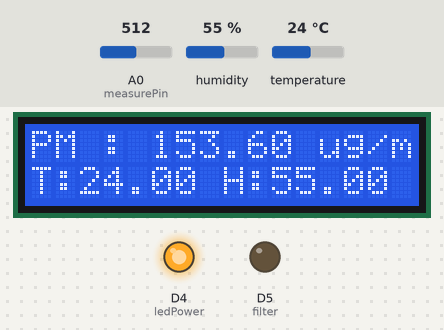
This sketch was run on a simulated ESP8266 (NodeMCU). Parts: 16×2 character LCD, output pins drawn as LEDs (lit = HIGH). The inputs (shaded band) are chosen by the test bench; at power-on: A0 (measurePin) = 512, humidity 55 %, temperature 24 °C. WiFi joins after 1.5 s; servers stay silent unless stated; what the sketch prints to the serial monitor is not drawn.

Above: at 3.0 s.
3.1 s: A0 (measurePin) set to 184
At 4.8 s:
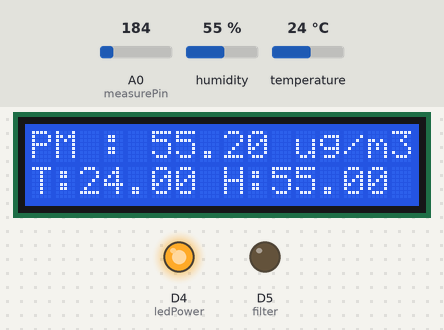
5.6 s: A0 (measurePin) set to 154
At 7.0 s:
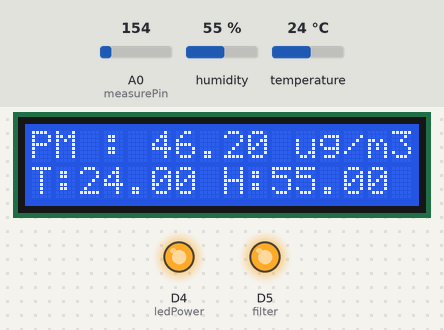
7.7 s: humidity set to 22 %
At 9.2 s:
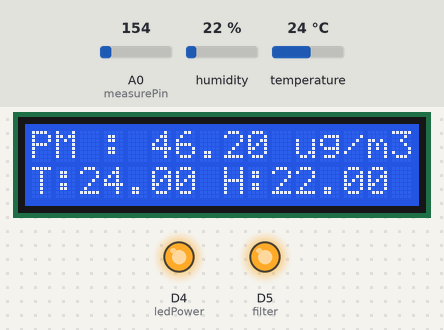
9.8 s: temperature set to 12 °C
At 11.5 s:
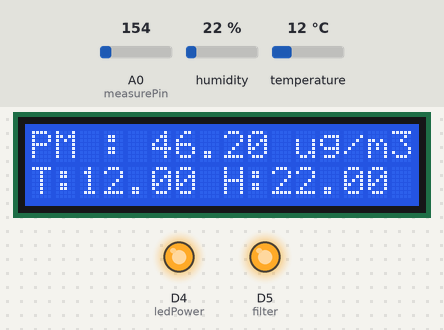
11.9 s: humidity set to 40 %
At 13.7 s:
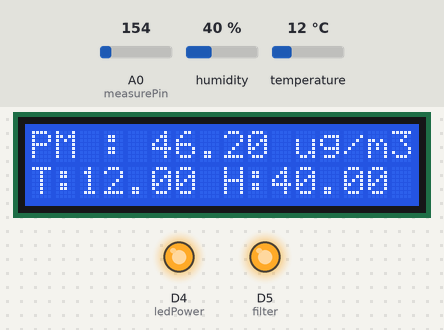
14.0 s: A0 (measurePin) set to 122
At 16.0 s:
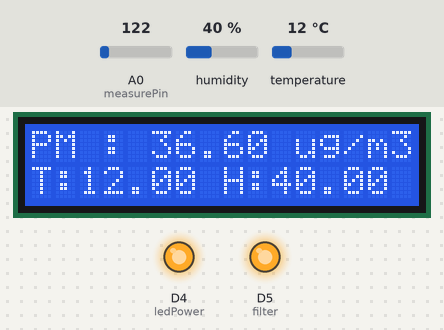
Timing chart, 0 to 17.2 s (numbered marks = the images above; inputs shaded):
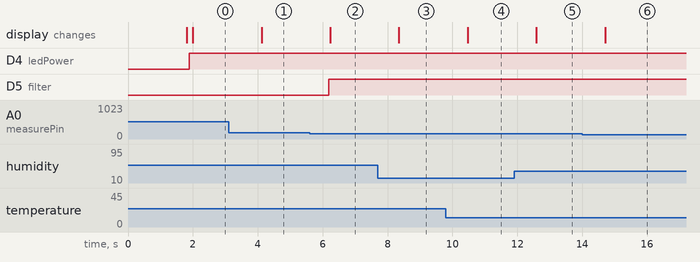

The sketch:

PM25_20210505.ino
```cpp
/********************************************************/
/*** ส่วนของการกำหนดค่าคงที่ที่ใช้ในโปรแกรม ***/
/*******************************************************/
#define BLYNK_PRINT Serial
  // กำหนดให้แสดงผลของ BLYNK ทาง Serial

#define filter D5
  // กำหนดให้ชื่อ filter แทน pin D5 เพื่อใช้เป็นขาเอาท์พุต ในการควบคุมการทำงานของ
  // เครื่องกำจัดฝุ่นละออง (จำลองโดยใช้มอเตอร์พัดลมดูดอากาศ)

#define DHTPIN D7
  // กำหนดให้ชื่อ DHTPIN แทน pin D7 เพื่อใช้เป็นขาอินพุตรับสัญญาณจากเซนเซอร์ DHT22
  // ในการตรวจวัดค่าอุณภูมิ

#define DHTTYPE DHT22
  // กำหนดให้ชื่อ DHTTYPE แทนค่า DHT22 เพื่อกำหนดชนิดของตัวเซนเซอร์ที่ใช้วัดค่าอุณหภูมิ

#define HOTSPOT    "/** Hotspot name **/"
  // กำหนดค่า hotspot (ชื่อ hotspot ที่ต้องการใช้งาน)

#define PASSWORD    "/** Hotspot Password **/"
  // กำหนดค่ารหัสผ่าน hotspot ที่ต้องการใช้งาน

#define LINE_TOKEN "/** LINE Token **/"
  // กำหนด Token สำหรับการใช้งาน Line Notify

/***************************************************************************************/
/*** กำหนดการผนวกเฮดเดอร์ไฟล์ (Header Files) เข้ามาใช้งานในโปรแกรม ***/
/**************************************************************************************/
#include "DHT.h"
  // ผนวกไฟล์กำหนดการใช้งานฟังก์ชั่นและค่าต่างๆ ที่เกี่ยวกับเซนเซอร์ DHT

#include <ESP8266WiFi.h>
  // ผนวกไฟล์กำหนดการใช้งานฟังก์ชั่นและค่าต่างๆ ที่เกี่ยวกับการใช้ WiFi ของ ESP8266

#include <BlynkSimpleEsp8266.h>
  // ผนวกไฟล์กำหนดการใช้งานฟังก์ชั่นและค่าต่างๆ ที่เกี่ยวกับการใช้ Blynk

#include <LiquidCrystal_I2C.h>
  // ผนวกไฟล์กำหนดการใช้งานฟังก์ชั่นและค่าต่างๆ ที่เกี่ยวกับการใช้งาน LCD แบบ I2C

#include <TridentTD_LineNotify.h>
  // ผนวกไฟล์กำหนดการใช้งานฟังก์ชันและค่าต่างๆ ที่เกี่ยวกับการใช้งาน Line Notify

/*************************************************************/
/*** กำหนดค่าเริ่มต้นและตัวแปรที่ใช้งานในโปรแกรม ***/
/************************************************************/
DHT dht(DHTPIN, DHTTYPE);
  // กำหนดค่าเริ่มต้นการใช้งาน LCD ตามที่ระบุค่าไว้

LiquidCrystal_I2C lcd(0x27, 16, 2);
  // กำหนดคุณลักษณะของ LCD เป็นแบบ 16 ตัวอักษร 2 บรรทัด

char AUTH[] = "/** Blynk Authentication code **/";
  // กำหนดรหัสที่ใช้สำหรับการเข้าใช้งานแอปพลิเคชัน Blynk

int measurePin = A0;
  // กำหนดให้ตัวแปร measurePin ใช้แทนขา A0 (Analog Pin) เพื่อรับสัญญาณจากเซนเซอร์
  // sharp GP2Y1014AU0F ในการตรวจวัดค่าฝุ่นละออง

int ledPower = D4;    //Pin LED
  // กำหนดให้ตัวแปร ledPower ใช้แทนขา D4 (Digital Output Pin) เพื่อส่งสัญญาณไปยังเซนเซอร์
  // sharp GP2Y1014AU0F ในการจ่ายพลังงานให้กับ LED เพื่อตรวจวัดค่าฝุ่นละออง

int samplingTime = 280;
  // กำหนดค่าจังหวะเวลาในการตรวจวัดค่าฝุ่นละอองของเซนเซอร์ sharp GP2Y1014AU0F

int deltaTime = 40;
  // กำหนดค่าระยะเวลาในการทำงานตรวจวัดค่าฝุ่นละอองของเซนเซอร์ sharp GP2Y1014AU0F

int sleepTime = 9680;
  // กำหนดค่าช่วงเวลาพักหรือหยุดทำงานในการตรวจวัดค่าฝุ่นละอองของเซนเซอร์
  // sharp GP2Y1014AU0F

double voMeasured = 0.0;
  // กำหนดตัวแปร voMeasured เพื่อใช้เก็บค่าแรงดันไฟฟ้าที่อ่านได้จากการตรวจวัดค่าฝุ่นละออง
  // ของเซนเซอร์ sharp GP2Y1014AU0F

double calcVoltage = 0.0;
  // กำหนดตัวแปร calcVoltage เพื่อใช้เก็บค่าผลลัพธ์ที่ได้การประมวลผลค่าแรงดัน voMeasured

double pm = 0.0;
  // กำหนดตัวแปร pm เพื่อใช้เก็บผลลัพธ์จากการคำนวณค่าฝุ่นละออง PM2.5

float t = 0.0;
  // กำหนดตัวแปร t เป็นชนิด float (ทศนิยม) เพื่อใช้เก็บค่าอุณหภูมิที่อ่านได้จากเซนเซอร์ DHT22

float h = 0.0;
  /* กำหนดตัวแปร h เป็นชนิด float (ทศนิยม) เพื่อใช้เก็บค่าความชื้นในอากาศที่อ่านได้จากเซนเซอร์ DHT22 */

WidgetLED fan(V1);
  // กำหนดให้ WidgetLED ที่กำหนดในโปรแกรม Blynk มีชื่อว่า fan และช่องติดต่อที่ V1

int count = 0;
  // กำหนดตัวแปร count สำหรับการนับจำนวนรอบเพื่อแจ้งเตือนบน Line Notify
/**************************************************************/
/*** ส่วนของค่าเริ่มต้นโปรแกรม หรือฟังก์ชั่น setup()  ***/
/*************************************************************/
void setup()
{
  Serial.begin(9600);
    // กำหนดความเร็วในการรับส่งข้อมูลของ Serial COM Port กับบอร์ด NodeMCU ESP8266

  Serial.println(LINE.getVersion());
    // แสดงค่าเวอร์ชันของ LINE

  Blynk.begin(AUTH, HOTSPOT, PASSWORD, "blynk.en-26.com", 9600);
    // กำหนดการเชื่อมต่อของบอร์ด NodeMCU ESP8266 กับเครือข่ายอินเตอร์เน็ตที่กำหนด

  pinMode(ledPower, OUTPUT);
    // กำหนดให้ ledPower หรือขา D4 ที่กำหนดไว้ก่อนหน้าเป็นขาเอาท์พุต

  pinMode(filter, OUTPUT);
    // กำหนดให้ filter หรือขา D5 ที่กำหนดไว้ก่อนหน้าเป็นขาเอาท์พุต

  dht.begin();
    // เริ่มต้นใช้งานเซนเซอร์ DHT22

  lcd.begin();
    // เริ่มต้นใช้งาน LCD 16x2 I2C

  lcd.backlight();
  // เปิดใช้งานไฟ backlight ที่ด้านหลังของตัว LCD

  LINE.setToken(LINE_TOKEN);
  // กำหนดค่า Token LINE ตามค่าตัวแปร LINE_TOKEN

  WiFi.begin(HOTSPOT, PASSWORD);
  Serial.printf("WiFi connecting to %s\n", HOTSPOT);

  while(WiFi.status() != WL_CONNECTED)
  {
    Serial.print("."); delay(400);
  }

  Serial.printf("\nWiFi connected\nIP : ");
  Serial.println(WiFi.localIP());
}

/********************************************************************************/
/*** ส่วนของคำสั่งควบคุมการทำงานของโปรแกรม หรือฟังก์ชั่น loop()  ***/
/********************************************************************************/
void loop()
{
  t = dht.readTemperature();
    // กำหนดตัวแปร t รับค่าอุณหภูมิ (C) จากเซนเซอร์ DHT22

  h = dht.readHumidity();
    // กำหนดตัวแปร h รับค่าความชื้นสัมพัทธ์ในอากาศ (%) จากเซนเซอร์ DHT22

  digitalWrite(ledPower, LOW);
    // กำหนดให้ LED ที่ตัวเซนเซอร์ sharp GP2Y1014AU0F ทำงาน เพื่อตรวจวัดค่าฝุ่นละออง

  delayMicroseconds(samplingTime);
    // กำหนดจังหวะช่วงเวลาของการตรวจวัดค่าฝุ่นละออง (Sampling Time)

  voMeasured = analogRead(measurePin);
    // กำหนดให้ค่าสัญญาณแรงดันที่อ่านได้จากเซนเซอร์ sharp GP2Y1014AU0F
    // ผ่านทางขา Pin A0 (Analog Pin) จัดเก็บไว้ที่ตัวแปร voMeasured

  delayMicroseconds(deltaTime);
    // กำหนดจังหวะช่วงเวลาของการทำงานของ LED ในการตรวจวัดค่าฝุ่นละออง (Delta Time)

  digitalWrite(ledPower, HIGH);
    // กำหนดให้ LED ที่ตัวเซนเซอร์ sharp GP2Y1014AU0F หยุดทำงานหรือดับ

  delayMicroseconds(sleepTime);
    // กำหนดช่วงเวลาพักของเซนเซอร์ sharp GP2Y1014AU0F (Sleeping Time)

  calcVoltage = voMeasured * (3.3 / 1024.0);
    // คำนวณค่าแรงดันที่อ่านได้จากเซนเซอร์ sharp GP2Y1014AU0F

  pm = 0.3 * voMeasured;
    // คำนวณค่าฝุ่นละอองที่อ่านได้จากเซนเซอร์ sharp GP2Y1014AU0F


/*********************************************************************************************/
/*** การควบคุมการทำงานเครื่องฟอกอากาศ (จำลองด้วยพัดลมดูดอากาศ 5 โวลต์) ***/
/********************************************************************************************/
  if (pm <= 50.99)
  {
    digitalWrite(filter, HIGH);
    fan.off();
    count = count+1;

    if (count == 15 && pm <= 25.99)
    {
      LINE.notify("\n Temp = " +String(t) +" °C \n Humid = " +String(h) + " %");
      LINE.notify("\n PM 2.5 = " +String(pm)+ " µg/m³\n คุณภาพอากาศดีมาก\n เครื่องฟอกอากาศ : OFF");
      count = 0;
    }

    else if (count == 15 && pm >= 26.00 && pm <=37.99)
    {
      LINE.notify("\n Temp = " +String(t) +" °C \n Humid = " +String(h) + " %");
      LINE.notify("\n PM 2.5 = " +String(pm)+ " µg/m³\n คุณภาพอากาศดี\n เครื่องฟอกอากาศ : OFF");
      count = 0;
    }

    else if (count == 15 && pm >= 38.00 && pm <=50.99)
    {
      LINE.notify("\n Temp = " +String(t) +" °C \n Humid = " +String(h) + " %");
      LINE.notify("\n PM 2.5 = " +String(pm)+ " µg/m³\n คุณภาพอากาศปานกลาง\n เครื่องฟอกอากาศ : OFF");
      count = 0;
    }
  }

  else
  {
    digitalWrite(filter, LOW);
    fan.on();
    count = count+1;

    if (count == 15 && pm >= 51.00 && pm <= 90.99)
    {
      LINE.notify("\n Temp = " +String(t) +" °C \n Humid = " +String(h) + " %");
      LINE.notify("\n PM 2.5 = " +String(pm)+ " µg/m³\n เริ่มมีผลกระทบต่อสุขภาพ\n เครื่องฟอกอากาศ : ON \n ควรเฝ้าระวังสุขภาพ และหลีกเลี่ยงการทำกิจกรรมกลางแจ้ง");
      count = 0;
    }

    else if (count == 15 && pm >= 91.00)
    {
      LINE.notify("\n Temp = " +String(t) +" °C \n Humid = " +String(h) + " %");
      LINE.notify("\n PM 2.5 = " +String(pm)+ " µg/m³\n มีผลกระทบต่อสุขภาพ\n เครื่องฟอกอากาศ : ON \n โปรดสวมหน้ากากป้องกัน PM 2.5 และงดกิจกรรมกลางแจ้ง");
      count = 0;
    }
  }

    /* หากค่าฝุ่นละออง (pm) มีค่าตั้งแต่ 51 µg/m³ ขึ้นไป กำหนดให้สถานะของ D5 หรือ filter เป็น LOW เพื่อให้พัดลมทำงาน และแสดงสถานะของ fan บน Dash Board ของโปรแกรม Blynk ทำงาน */
    /* แต่หากค่าฝุ่นละออง PM 2.5 มีค่าลดลงไม่ถึง 50 mg กำหนดให้สถานะของ D5 หรือ filter เป็น HIGH เพื่อให้พัดลมหยุดทำงาน และสถานะของ fan บน Dash Board ของโปรแกรม Blynk ไม่ทำงาน */
/*************************************************************/
/*** ส่วนของการแสดงผลบนหน้าต่าง Serial Monitor ***/
/************************************************************/
  Serial.print("Raw Signal Value (0-1023): ");
  Serial.print(voMeasured);
  Serial.print(" - Voltage: ");
  Serial.print(calcVoltage);
  Serial.print(" - PM 2.5: ");
  Serial.print(pm);
  Serial.println(" µg/m³");
    // กำหนดให้แสดงค่าต่างๆ บนหน้าต่าง Serial Monitor เพื่อใช้สำหรับตรวจสอบการทำงาน

/***********************************************************************/
/*** ส่วนของการแสดงผลค่าฝุ่นละอองและอุณหภูมิบนจอ LCD ***/
/**********************************************************************/
  lcd.home();
    // กำหนดให้ LCD เริ่มต้นทำงาน

  lcd.setCursor(0, 0);
    // กำหนดให้เคอร์เซอร์อยู่ที่ตำแหน่งเริ่มต้น (บรรทัดแรกและคอลัมน์แรก)

  lcd.print("PM : ");
    // แสดงข้อความ PM:

  lcd.print(pm);
    // แสดงค่า PM 2.5

  lcd.print(" ug/m3 ");
    // แสดงข้อความ ug/m³(หน่วยไมโครกรัมต่อลูกบาศก์เมตร)

  lcd.setCursor(0, 1);
    // กำหนดให้เคอร์เซอร์อยู่ที่ตำแหน่งคอลัมน์แรกของบรรทัดที่สอง

  lcd.print("T:");
    // แสดงข้อความ T:

  lcd.print(t);
    // แสดงค่าอุณหภูมิจากตัวแปร t

 //lcd.print(" C");
    // แสดงข้อความ C (หน่วยองศาเซลเซียส)
  lcd.print(" H:");
    // แสดงข้อความ , H:

  lcd.print(h);
    // แสดงค่าความชื้นจากตัวแปร h

  //lcd.print(" %");
    // แสดงข้อความ % (หน่วยความชื้น (%))

/****************************************************************************/
/*** ส่วนของแสดงผลบนหน้าจอ Dash Board ของโปรแกรม Blynk ***/
/***************************************************************************/
  Blynk.run();
    // กำหนดให้ส่วนของโปรแกรม Blynk เริ่มต้นทำงาน

  Blynk.virtualWrite(V3,pm);
    // ส่งค่าฝุ่นละอองจากตัวแปร pm ไปแสดงผลที่ช่อง V3 บน Dash Board ของ Blynk

  Blynk.virtualWrite(V2,t);
    // ส่งค่าอุณหภูมิจากตัวแปร t ไปแสดงผลที่ช่อง V2 บน Dash Board ของ Blynk

  Blynk.virtualWrite(V4,h);
    // ส่งค่าอุณหภูมิจากตัวแปร h ไปแสดงผลที่ช่อง V4 บน Dash Board ของ Blynk

  delay(1000);
    // กำหนดการหน่วงเวลาของโปรแกรม
    // จบโปรแกรม
}
```

Measured:
- the behaviour switches between 170 and 169 on A0 (measurePin) (found by bisection; images 1 and 2)
- after the input at 3.1 s, the display: changes after 1.0 s (image 1)
- after the input at 5.6 s, D5 (filter): LOW → HIGH after 0.59 s; the display: changes after 0.63 s (image 2)
- after the input at 7.7 s, the display: changes after 0.65 s (image 3)
- after the input at 9.8 s, the display: changes after 0.67 s (image 4)
- after the input at 11.9 s, the display: changes after 0.69 s (image 5)
- after the input at 14.0 s, the display: changes after 0.70 s (image 6)
